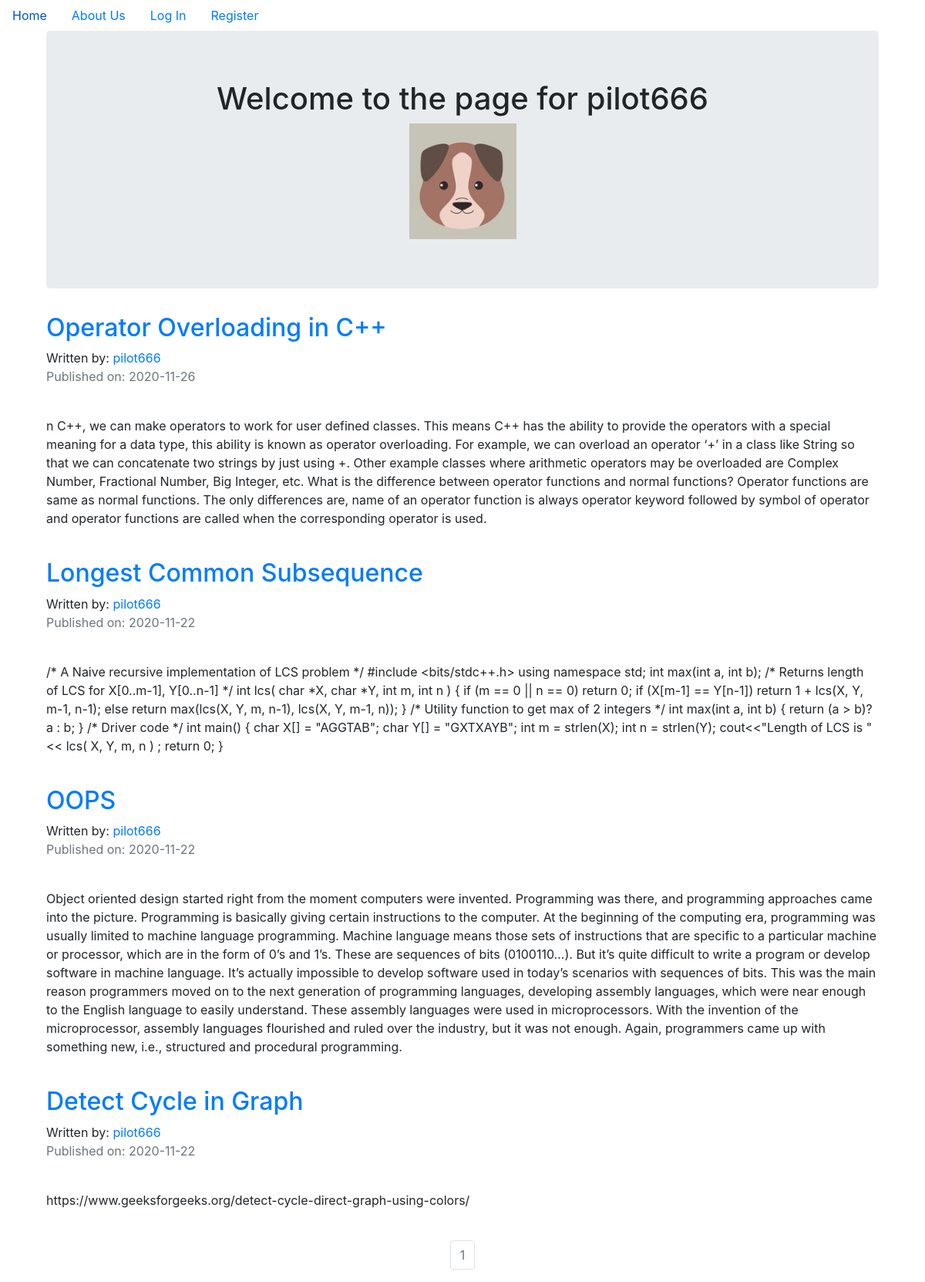
Screenshot of /pilot666 with the database file from the repository.
### blog/models.py (models this page shows, shortened)
class User(db.Model, UserMixin):
    __tablename__ = 'users'
    id = db.Column(db.Integer, primary_key = True)
    profile_image = db.Column(db.String(20), nullable=False, default='default_profile.png')
    email = db.Column(db.String(64), unique=True, index=True)
    username = db.Column(db.String(64), unique=True, index=True)
    password_hash = db.Column(db.String(128))
    posts = db.relationship('BlogPost', backref='author', lazy=True)

class BlogPost(db.Model):
    users = db.relationship(User)
    id = db.Column(db.Integer, primary_key=True)
    user_id = db.Column(db.Integer, db.ForeignKey('users.id'), nullable=False)
    date = db.Column(db.DateTime, nullable=False, default=datetime.utcnow)
    title = db.Column(db.String(140), nullable=False)
    text = db.Column(db.Text, nullable=False)

### blog/users/views.py (the view)
@users.route("/<username>")
def user_posts(username):
    page = request.args.get('page', 1, type=int)
    user = User.query.filter_by(username=username).first_or_404()
    blog_posts = BlogPost.query.filter_by(author=user).order_by(BlogPost.date.desc()).paginate(page=page, per_page=5)
    return render_template('user_blog_posts.html', blog_posts=blog_posts, user=user)

### blog/templates/user_blog_posts.html (shortened to what this page needs)
{% extends "base.html" %}
{% block content %}
<div class="container">
  <div class="jumbotron">
    <div align='center'>
      <h1 >Welcome to the page for {{user.username}}</h1>
      <img align='center' src="{{ url_for('static', filename='profile_pics/' + user.profile_image) }}">
    </div>
  </div>
{% for post in blog_posts.items %}
          <h2><a href="{{ url_for('blog_posts.blog_post', blog_post_id=post.id) }}">{{ post.title }}</a></h2>
          Written by: <a href="{{ url_for('users.user_posts', username=post.author.username) }}">{{ post.author.username }}</a>
          <p class="text-muted">Published on: {{ post.date.strftime('%Y-%m-%d') }}</p>
          <br>
            <p>{{post.text}}</p>
          <br>
{% endfor %}
</div>
<nav aria-label="Page navigation example">
  <ul class="pagination justify-content-center">
    {% for page_num in blog_posts.iter_pages(left_edge=1, right_edge=1, left_current=1, right_current=2) %}
            {% if blog_posts.page == page_num %}
              <li class="page-item disabled">
                <a class="page-link" href="{{ url_for('users.user_posts', username=user.username, page=page_num) }}">{{ page_num }}</a></li>
            {% else %}
              <li class="page-item"><a class="page-link" href="{{ url_for('users.user_posts', username=user.username, page=page_num) }}">{{ page_num }}</a></li>
            {% endif %}
    {% endfor %}
</nav>
{% endblock content %}

### blog/templates/base.html (shortened to what this page needs)
<!DOCTYPE html>
<html>
  <head>
    <link rel="stylesheet" href="https://maxcdn.bootstrapcdn.com/bootstrap/4.0.0/css/bootstrap.min.css">
  </head>
  <body>
  <ul class="nav">
  <li class="nav-item">
    <a class="nav-link" href="{{ url_for('core.index') }}">Home</a>
  </li>
  <li class="nav-item">
    <a class="nav-link" href="{{ url_for('core.info') }}">About Us</a>
  </li>
    {% if current_user.is_authenticated %}
    <li class="nav-link"><a href="{{ url_for('users.logout') }}">Log Out</a></li>
    <li class="nav-link"><a href="{{ url_for('users.account') }}">Account</a></li>
    <li class="nav-link"><a href="{{ url_for('blog_posts.create_post') }}">Create Post</a></li>
    {% else %}
    <li class="nav-link"><a href="{{ url_for('users.login') }}">Log In</a></li>
    <li class="nav-link"><a href="{{ url_for('users.register') }}">Register</a></li>
    {% endif %}
</ul>
<div class="container">
  {% block content %}
  {% endblock %}
</div>
  </body>
</html>

### rows the page displays
User: username "pilot666", profile_image (placeholder picture)
BlogPost: title "Operator Overloading in C++", author.username "pilot666", date "2020-11-26", text "n C++, we can make operators to work for user defined classes. This means C++ has the ability to provide the operators with a special meaning for a data type, this ability is known as operator overloading. For example, we can overload an operator ‘+’ in a class like String so that we can concatenate two strings by just using +. Other example classes where arithmetic operators may be overloaded are Complex Number, Fractional Number, Big Integer, etc. What is the difference between operator functions and normal functions? Operator functions are same as normal functions. The only differences are, name of an operator function is always operator keyword followed by symbol of operator and…"
BlogPost: title "Longest Common Subsequence", author.username "pilot666", date "2020-11-22", text "/* A Naive recursive implementation of LCS problem */ #include <bits/stdc++.h> using namespace std; int max(int a, int b); /* Returns length of LCS for X[0..m-1], Y[0..n-1] */ int lcs( char *X, char *Y, int m, int n ) { if (m == 0 || n == 0) return 0; if (X[m-1] == Y[n-1]) return 1 + lcs(X, Y, m-1, n-1); else return max(lcs(X, Y, m, n-1), lcs(X, Y, m-1, n)); } /* Utility function to get max of 2 integers */ int max(int a, int b) { return (a > b)? a : b; } /* Driver code */ int main() { char X[] = \"AGGTAB\"; char Y[] = \"GXTXAYB\"; int m = strlen(X); int n = strlen(Y); cout<<\"Length of LCS is \"<< lcs( X, Y, m, n ) ; return 0; }"
BlogPost: title "OOPS", author.username "pilot666", date "2020-11-22", text "Object oriented design started right from the moment computers were invented. Programming was there, and programming approaches came into the picture. Programming is basically giving certain instructions to the computer. At the beginning of the computing era, programming was usually limited to machine language programming. Machine language means those sets of instructions that are specific to a particular machine or processor, which are in the form of 0’s and 1’s. These are sequences of bits (0100110…). But it’s quite difficult to write a program or develop software in machine language. It’s actually impossible to develop software used in today’s scenarios with sequences of bits. This was…"
BlogPost: title "Detect Cycle in Graph", author.username "pilot666", date "2020-11-22", text "https://www.geeksforgeeks.org/detect-cycle-direct-graph-using-colors/"

### other values shown
{{ page_num }} "1"
